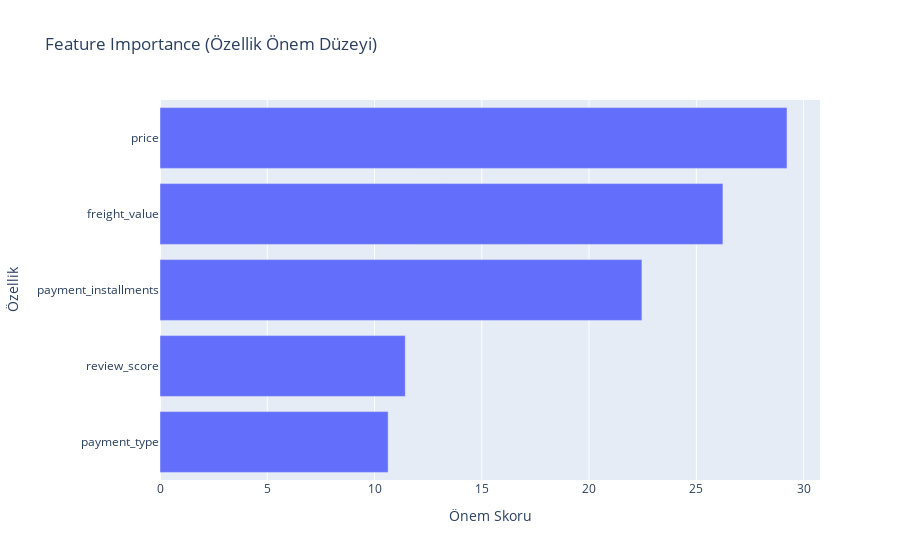

The code cell stored with this chart in its notebook:
### Markdown cell above
## 🧠 Adım 8: Feature Importance (Hangi Özellikler Önemli?)

Müşterinin sadık olup olmayacağını en çok ne etkiliyor?

### Code cell
feature_importance = model.get_feature_importance()
feature_names = X.columns

fi_df = pd.DataFrame({'feature': feature_names, 'importance': feature_importance})
fi_df = fi_df.sort_values(by='importance', ascending=True)

fig = px.bar(fi_df, x='importance', y='feature', orientation='h', 
             title='Feature Importance (Özellik Önem Düzeyi)',
             labels={'importance': 'Önem Skoru', 'feature': 'Özellik'})
fig.show()

### Figure 1 — Plotly figure (JSON) as saved in the notebook; plotly's stock layout.template omitted (floating-point values rounded to 4 significant figures)
{"data": [{"hovertemplate": "Önem Skoru=%{x}<br>Özellik=%{y}<extra></extra>", "legendgroup": "", "marker": {"color": "#636efa", "pattern": {"shape": ""}}, "name": "", "orientation": "h", "showlegend": false, "textposition": "auto", "type": "bar", "x": [10.63, 11.43, 22.46, 26.24, 29.23], "xaxis": "x", "y": ["payment_type", "review_score", "payment_installments", "freight_value", "price"], "yaxis": "y"}], "layout": {"barmode": "relative", "legend": {"tracegroupgap": 0}, "title": {"text": "Feature Importance (Özellik Önem Düzeyi)"}, "xaxis": {"anchor": "y", "domain": [0, 1], "title": {"text": "Önem Skoru"}}, "yaxis": {"anchor": "x", "domain": [0, 1], "title": {"text": "Özellik"}}}}
